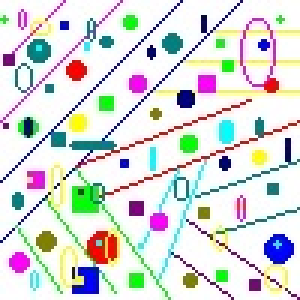
#> input picture Colorblk.jpg, 100 x 100 px (shown 3 times larger)
$ jupyter execute --allow-errors Chapitre06.ipynb   (shell and % lines are left out)
#> lines starting #> are read from the running program, lines starting #| are printed output that depends on the picture
#> (a cell that did not finish here is left out)

#> (a cell that did not finish here is left out)

[cell 3]
n = 3
#> (the rest of this cell did not finish here and is left out)

[cell 4]
from random import random
sample_size = 0.25
#> (the rest of this cell did not finish here and is left out)

[cell 5]
import matplotlib.pyplot as plt
import matplotlib.image as img

image = img.imread("Colorblk.jpg")
#> image is the input picture: shape (100, 100, 3); mean R, G, B 215.6, 218.6, 216.2
print(image.shape)
#| (100, 100, 3)
print(image.size)
#| 30000
plt.imshow(image)
plt.show()

[cell 6]
import pandas as pd
#> (the rest of this cell did not finish here and is left out)

#> (a cell that did not finish here is left out)

#> (a cell that did not finish here is left out)

[cell 9]
import pandas as pd
#> (the rest of this cell did not finish here and is left out)

#> (a cell that did not finish here is left out)

#> (a cell that did not finish here is left out)

[cell 12]
from skimage.io import imread
from skimage.transform import resize
from matplotlib import pyplot as plt
import matplotlib.cm as cm

example_file = ("http://upload.wikimedia.org/wikipedia/commons/7/7d/Dog_face.png")
#> (the rest of this cell did not finish here and is left out)

[cell 13]
print("data type: %s, shape: %s" %(type(image), image.shape))
#| data type: <class 'numpy.ndarray'>, shape: (100, 100, 3)

[cell 14]
image2 = image[5:70,0:70]
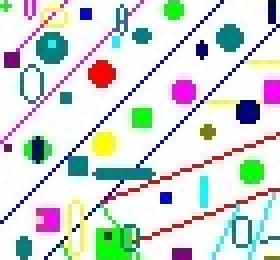
#> image2: shape (65, 70, 3) (shown 4 times larger); mean R, G, B 209.3, 216.2, 213.6
plt.imshow(image2, cmap=cm.gray)
plt.show()
